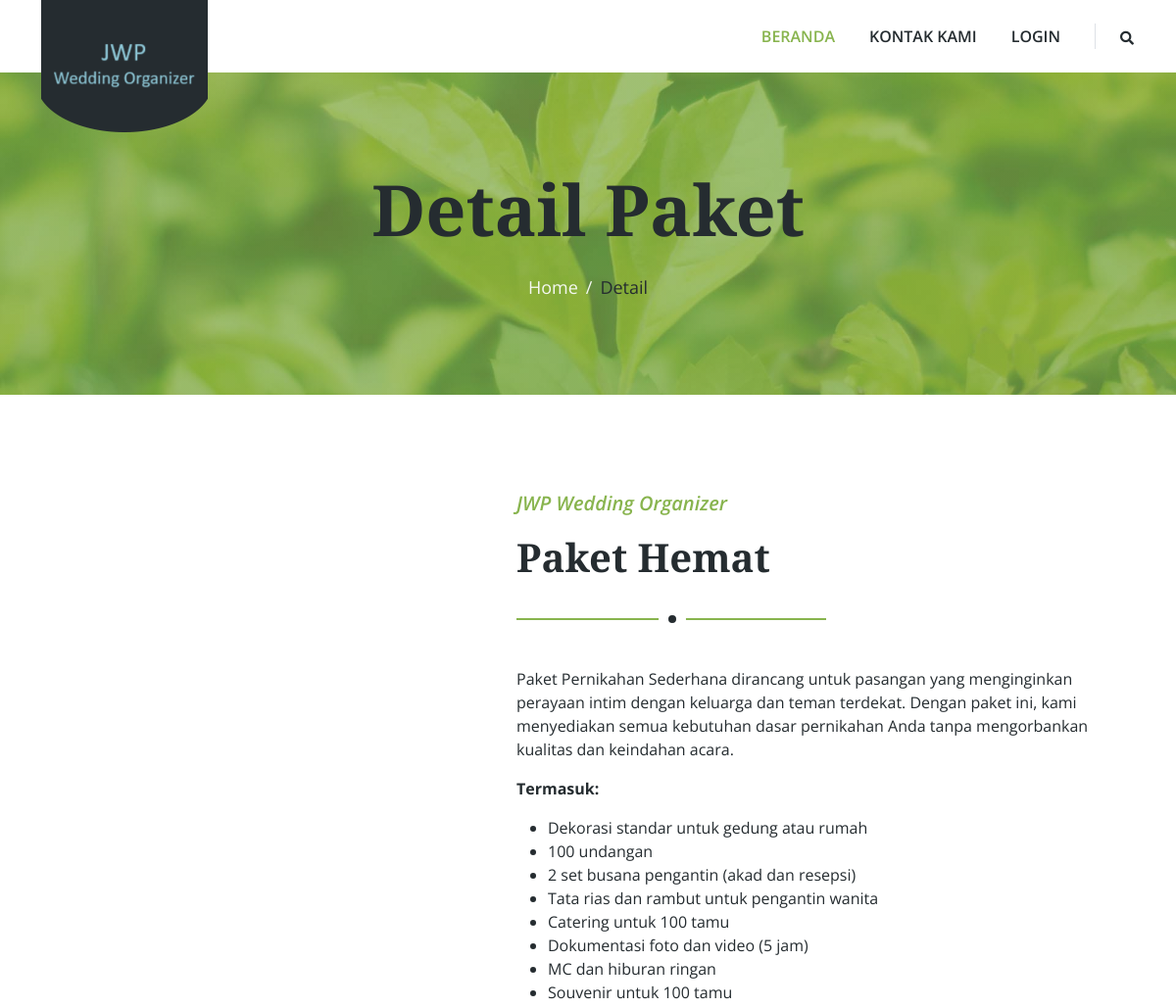
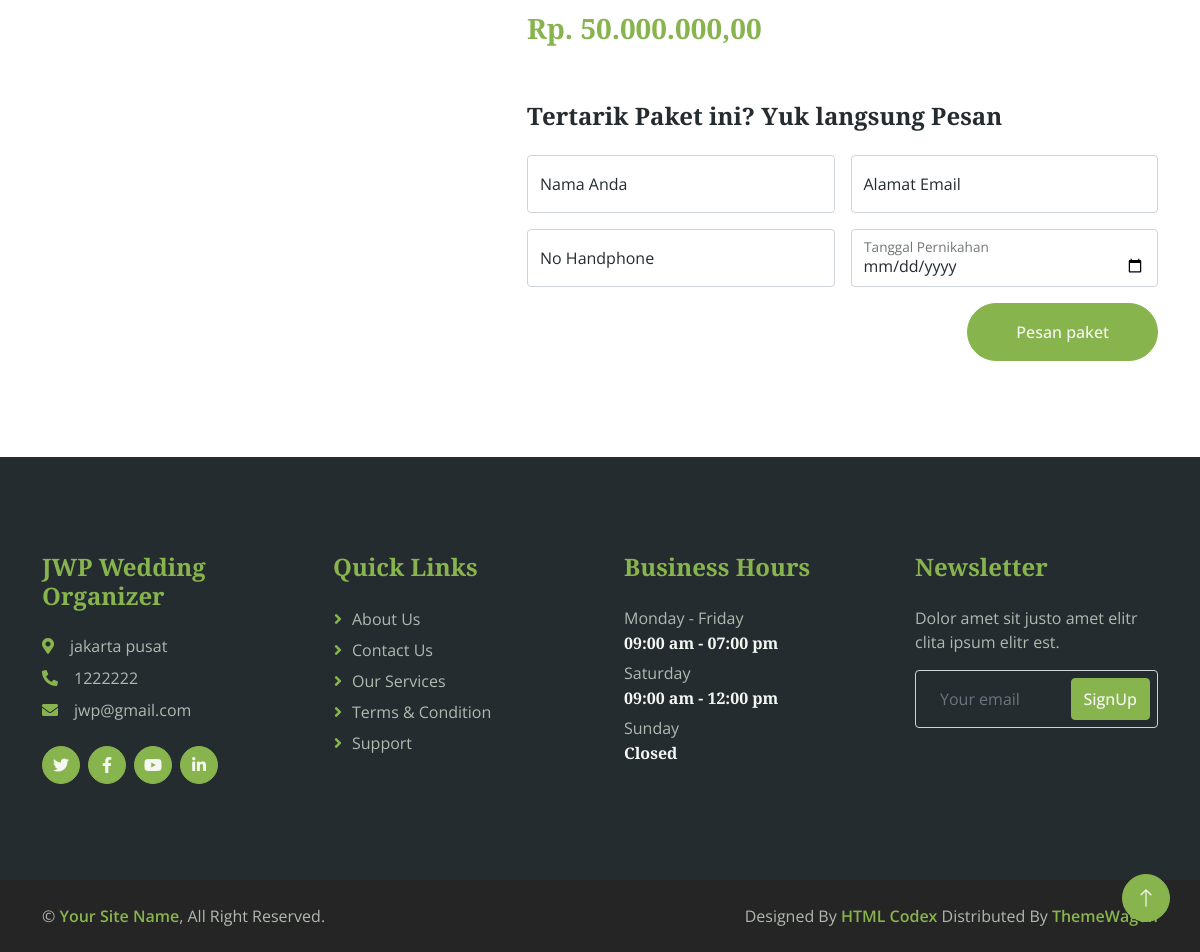
The page /Beranda/detail?id=4 on the database its author committed (2 pictures, top to bottom).
### tables this page shows
CREATE TABLE `tb_catalogues` (
  `catalogue_id` int(11) NOT NULL,
  `image` varchar(100) NOT NULL,
  `package_name` varchar(256) NOT NULL,
  `description` text NOT NULL,
  `price` int(11) NOT NULL,
  `status_publish` enum('Y','N') NOT NULL,
  `user_id` int(11) NOT NULL,
  `created_at` datetime NOT NULL,
  `updated_at` datetime DEFAULT NULL
);

CREATE TABLE `tb_settings` (
  `id` int(2) NOT NULL,
  `website_name` varchar(256) NOT NULL,
  `phone_number1` varchar(15) NOT NULL,
  `phone_number2` varchar(15) NOT NULL,
  `email1` varchar(80) NOT NULL,
  `email2` varchar(80) NOT NULL,
  `address` text NOT NULL,
  `maps` text NOT NULL,
  `logo` varchar(80) NOT NULL,
  `facebook_url` varchar(256) NOT NULL,
  `instagram_url` varchar(256) NOT NULL,
  `youtube_url` varchar(256) NOT NULL,
  `header_bussines_hour` varchar(160) NOT NULL,
  `time_bussines_hour` text NOT NULL,
  `created_at` datetime NOT NULL,
  `updated_at` datetime DEFAULT NULL
);

### application/controllers/Beranda.php (called while the page is built, shortened)
<?php
class Beranda extends CI_Controller {
    public function __construct()
    {
        $this->load->model('settings_model');
        $this->load->database();
        $this->load->model('katalog_model');
        $this->load->model('pesanan_model');
        $this->load->helper('text');
    }
    public function detail()
    {
        if ($this->input->get('id')) {
            $cek_data = $this->katalog_model->get_katalog_by_id($this->input->get('id'))->num_rows();
            if ($cek_data > 0) {
                 $data = array(
                    'title' => 'JWP Wedding Organizer',
                    'page' => 'landing/detail',
                    'getDataWeb' => $this->settings_model->getSettings('1')->row(),
                    'katalog' => $this->katalog_model->get_katalog_by_id($this->input->get('id'))->row()
            );
            $this->load->view('landing/template/sites', $data);
        } else {
            redirect('/');
        }
        } else {
            redirect('/');
        }
    }
}

### index.php (called while the page is built, shortened)
<?php
require_once BASEPATH.'core/CodeIgniter.php';

### application/models/Katalog_model.php (called while the page is built, shortened)
<?php if (!defined('BASEPATH')) exit('No direct script access allowed');
class Katalog_model extends CI_Model
{
    public function get_katalog_by_id($id)
    {
        $this->db->select('*');
        $this->db->from('tb_catalogues tbc');
        $this->db->join('tb_users tbu', 'tbu.user_id = tbc.user_id');
        $this->db->where('tbc.catalogue_id', $id);
        $query = $this->db->get();
        return $query;
    }
}

### application/models/Settings_Model.php (called while the page is built, shortened)
<?php if (!defined('BASEPATH')) exit('No direct script access allowed');
class Settings_model extends CI_Model
{
    public function getSettings($id)
    {
        $this->db->select('*');
        $this->db->where('id', $id);
        $query = $this->db->get("tb_settings");
        return $query;
    }
}

### application/views/landing/detail.php (the view, shortened to what this page needs)
 <div class="container-fluid page-header py-5 mb-5 wow fadeIn" data-wow-delay="0.1s">
        <div class="container text-center py-5">
            <h1 class="display-2 text-dark mb-4 animated slideInDown">Detail Paket</h1>
            <nav aria-label="breadcrumb animated slideInDown">
                <ol class="breadcrumb justify-content-center mb-0">
                    <li class="breadcrumb-item"><a href="<?= base_url('') ?>">Home</a></li>
                    <li class="breadcrumb-item text-dark" aria-current="page">Detail</li>
                </ol>
            </nav>
        </div>
    </div>
<div class="container-xxl py-5">
    <div class="container">
        <div class="row g-5">
            <div class="col-lg-5 wow fadeIn" data-wow-delay="0.15">
            </div>
            <div class="col-lg-7 wow fadeIn" data-wow-delay="0.5">
                <div class="section-title">
                <p class="fs-5 fw-medium fst-italic text-primary">JWP Wedding Organizer</p>
                <h1 class="display-6"> <?= $katalog->package_name; ?></h1>
            </div>
            <?= $katalog->description; ?>
            <h3 class="text-primary">Rp. <?= number_format($katalog->price, 2, ",", "."); ?></h3>
        </div>
        <div class="col-lg-7 ms-auto wow fadeInUp" data-wow-delay="0.15">
            <h4 class="mb-4">Tertarik Paket ini? Yuk langsung Pesan</h4>
            <form action="<?= base_url('Beranda/pesan'); ?>" method="post">
                <div class="row g-3">
                    <div class="col-md-6">
                        <div class="form-floating">
                            <input type="text" class="form-control" id="name" name="name" placeholder="Nama Anda" required>
                            <label for="name">Nama Anda</label>
                        </div>
                    </div>
                    <div class="col-md-6">
                        <div class="form-floating">
                            <input type="email" class="form-control" id="email" name="email" placeholder="Alamat Email" required>
                            <label for="email">Alamat Email</label>
                        </div>
                    </div>
                    <div class="col-md-6">
                        <div class="form-floating">
                            <input type="text" class="form-control" id="name" name="phone_number" placeholder="No Handphone" required>
                            <label for="name">No Handphone</label>
                        </div>
                    </div>
                    <div class="col-6">
                        <div class="form-floating">
                            <input type="date" class="form-control" id="subject" name="wedding_date" placeholder="Tanggal Pernikahan" required>
                            <label for="subject">Tanggal Pernikahan</label>
                        </div>
                    </div>
                    <div class="col-12 text-end">
                        <button class="btn btn-primary rounded-pill py-3 px-5" type="submit">Pesan paket</button>
                    </div>
                </div>
            </form>
        </div>
    </div>
</div>
</div>

### application/views/landing/template/sites.php (shortened to what this page needs)
<?php $url = $this->uri->segment(1); ?>
<!DOCTYPE html>
<html lang="en">
<head>
    <link href="https://cdnjs.cloudflare.com/ajax/libs/font-awesome/5.10.0/css/all.min.css" rel="stylesheet">
    <link href="https://cdn.jsdelivr.net/npm/bootstrap-icons@1.4.1/font/bootstrap-icons.css" rel="stylesheet">
    <link href="<?= base_url('assets/landing/') ?>lib/animate/animate.min.css" rel="stylesheet">
    <link href="<?= base_url('assets/landing/') ?>lib/owlcarousel/assets/owl.carousel.min.css" rel="stylesheet">
    <link href="<?= base_url('assets/landing/') ?>css/bootstrap.min.css" rel="stylesheet">
    <link href="<?= base_url('assets/landing/') ?>css/style.css" rel="stylesheet">
</head>
<body>
    <div class="container-fluid bg-white sticky-top">
        <div class="container">
            <nav class="navbar navbar-expand-lg bg-white navbar-light py-2 py-lg-0">
                <a href="index.html" class="navbar-brand">
                    <img class="img-fluid" src="<?= base_url('assets/landing/') ?>img/logo2.png" alt="Logo">
                </a>
                <div class="collapse navbar-collapse" id="navbarCollapse">
                    <div class="navbar-nav ms-auto">
                        <a href="<?= base_url('')?>" class="nav-item nav-link <?= ($url=='' || $url=='Beranda') ? 'active':''; ?>">Beranda</a>
                        <a href="<?= base_url('Kontak')?>" class="nav-item nav-link <?=  $url=='Kontak' ? 'active':''; ?>">Kontak Kami</a>
                        <a href="<?= base_url('Login')?>" class="nav-item nav-link">Login</a>
                    </div>
                    <div class="border-start ps-4 d-none d-lg-block">
                        <button type="button" class="btn btn-sm p-0"><i class="fa fa-search"></i></button>
                    </div>
                </div>
            </nav>
        </div>
    </div>
    <?php $this->load->view($page); ?>
     <div class="container-fluid bg-dark footer mt-5 py-5 wow fadeIn" data-wow-delay="0.1s">
        <div class="container py-5">
            <div class="row g-5">
                <div class="col-lg-3 col-md-6">
                    <h4 class="text-primary mb-4"><?= $getDataWeb->website_name;?></h4>
                    <p class="mb-2"><i class="fa fa-map-marker-alt text-primary me-3"></i><?= $getDataWeb->address;?></p>
                    <p class="mb-2"><i class="fa fa-phone-alt text-primary me-3"></i><?= $getDataWeb->phone_number1;?></p>
                    <p class="mb-2"><i class="fa fa-envelope text-primary me-3"></i><?= $getDataWeb->email1;?></p>
                    <div class="d-flex pt-3">
                        <a class="btn btn-square btn-primary rounded-circle me-2" href=""><i class="fab fa-twitter"></i></a>
                        <a class="btn btn-square btn-primary rounded-circle me-2" href=""><i class="fab fa-facebook-f"></i></a>
                        <a class="btn btn-square btn-primary rounded-circle me-2" href=""><i class="fab fa-youtube"></i></a>
                        <a class="btn btn-square btn-primary rounded-circle me-2" href=""><i class="fab fa-linkedin-in"></i></a>
                    </div>
                </div>
                <div class="col-lg-3 col-md-6">
                    <h4 class="text-primary mb-4">Quick Links</h4>
                    <a class="btn btn-link" href="<?= base_url('Kontak')?>">About Us</a>
                    <a class="btn btn-link" href="<?= base_url('Kontak')?>">Contact Us</a>
                    <a class="btn btn-link" href="">Our Services</a>
                    <a class="btn btn-link" href="">Terms & Condition</a>
                    <a class="btn btn-link" href="<?= base_url('Kontak')?>">Support</a>
                </div>
                <div class="col-lg-3 col-md-6">
                    <h4 class="text-primary mb-4">Business Hours</h4>
                    <p class="mb-1">Monday - Friday</p>
                    <h6 class="text-light">09:00 am - 07:00 pm</h6>
                    <p class="mb-1">Saturday</p>
                    <h6 class="text-light">09:00 am - 12:00 pm</h6>
                    <p class="mb-1">Sunday</p>
                    <h6 class="text-light">Closed</h6>
                </div>
                <div class="col-lg-3 col-md-6">
                    <h4 class="text-primary mb-4">Newsletter</h4>
                    <p>Dolor amet sit justo amet elitr clita ipsum elitr est.</p>
                    <div class="position-relative w-100">
                        <input class="form-control bg-transparent w-100 py-3 ps-4 pe-5" type="text" placeholder="Your email">
                        <button type="button" class="btn btn-primary py-2 position-absolute top-0 end-0 mt-2 me-2">SignUp</button>
                    </div>
                </div>
            </div>
        </div>
    </div>
    <div class="container-fluid copyright py-4">
        <div class="container">
            <div class="row">
                <div class="col-md-6 text-center text-md-start mb-3 mb-md-0">
                    &copy; <a class="fw-medium" href="#">Your Site Name</a>, All Right Reserved.
                </div>
                <div class="col-md-6 text-center text-md-end">
                    Designed By <a class="fw-medium" href="https://htmlcodex.com">HTML Codex</a> Distributed By <a class="fw-medium" href="https://themewagon.com">ThemeWagon</a>
                </div>
            </div>
        </div>
    </div>
    <a href="#" class="btn btn-lg btn-primary btn-lg-square rounded-circle back-to-top"><i class="bi bi-arrow-up"></i></a>
</body>
</html>

### assets/landing/css/style.css (style rules this page uses)
:root { --primary: #88B44E; --secondary: #FB9F38; --light: #F5F8F2; --dark: #252C30; }
.back-to-top { position: fixed; display: none; right: 30px; bottom: 30px; z-index: 99; }
.fw-medium { font-weight: 600; }
.btn { transition: .5s; font-weight: 500; }
.btn-primary, .btn-outline-primary:hover { color: var(--light); }
.btn-square { width: 38px; height: 38px; }
.btn-lg-square { width: 48px; height: 48px; }
.btn-square, .btn-sm-square, .btn-lg-square { padding: 0; display: flex; align-items: center; justify-content: center; font-weight: normal; }
.sticky-top { top: -150px; transition: .5s; }
.navbar .navbar-brand { position: absolute; padding: 0; width: 170px; height: 135px; top: 0; left: 0; }
.navbar .navbar-nav .nav-link { margin-right: 35px; padding: 25px 0; color: var(--dark); font-weight: 600; text-transform: uppercase; outline: none; }
.navbar .navbar-nav .nav-link:hover, .navbar .navbar-nav .nav-link.active { color: var(--primary); }
.page-header { background: linear-gradient(rgba(136, 180, 78, .7), rgba(136, 180, 78, .7)), url(../img/carousel-1.jpg) center center no-repeat; background-size: cover; }
.page-header .breadcrumb-item+.breadcrumb-item::before { color: var(--light); }
.page-header .breadcrumb-item, .page-header .breadcrumb-item a { font-size: 18px; color: var(--light); }
.section-title { position: relative; margin-bottom: 3rem; padding-bottom: 2rem; }
.section-title::before { position: absolute; content: ""; width: 50%; height: 2px; bottom: 0; left: 0; background: var(--primary); }
.section-title::after { position: absolute; content: ""; width: 28px; height: 28px; bottom: -13px; left: calc(25% - 13px); background: var(--dark); border: 10px solid #FFFFFF; border-radius: 28px; }
.footer { color: #B0B9AE; }
.footer .btn.btn-link { display: block; margin-bottom: 5px; padding: 0; text-align: left; color: #B0B9AE; font-weight: normal; text-transform: capitalize; transition: .3s; }
.footer .btn.btn-link::before { position: relative; content: "\f105"; font-family: "Font Awesome 5 Free"; font-weight: 900; color: var(--primary); margin-right: 10px; }
.copyright { color: #B0B9AE; }
.copyright { background: #252525; }

### rows shown on the page
tb_catalogues: package_name "Paket Hemat", description "Paket Pernikahan Sederhana dirancang untuk pasangan yang menginginkan perayaan intim dengan keluarga dan teman terdekat. Dengan paket ini, kami menyediakan semua kebutuhan dasar pernikahan Anda tanpa mengorbankan kualitas dan keindahan acara. Termasuk: Dekorasi standar untuk gedung atau rumah 100 undangan 2 set busana pengantin (akad dan resepsi) Tata rias dan rambut untuk pengantin wanita Catering untuk 100 tamu Dokumentasi foto dan video (5 jam) MC dan hiburan ringan Souvenir untuk 100 tamu", price "50.000.000,00"
tb_settings: website_name "JWP Wedding Organizer", address "jakarta pusat", phone_number1 "1222222", email1 "jwp@gmail.com"
